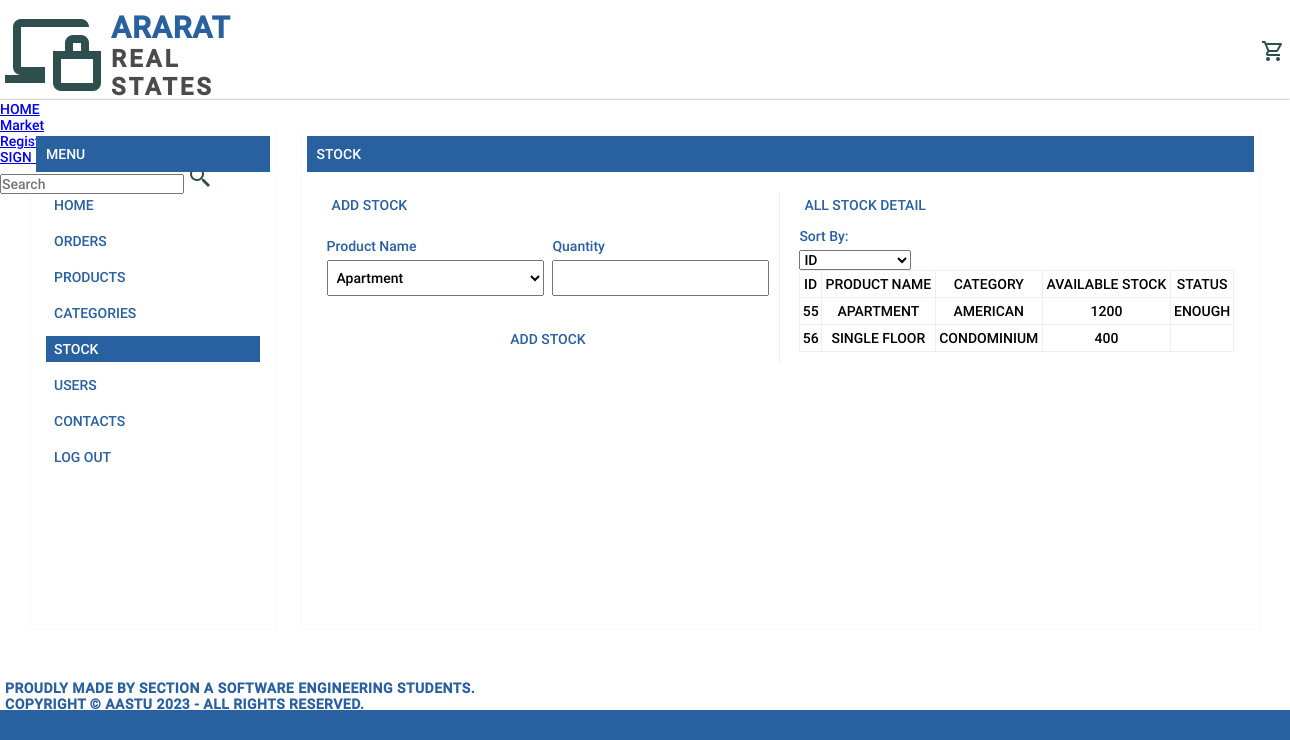
/admin/adminPages/addStock.php (signed in), run on the app's committed database.
### tables this page shows
CREATE TABLE `house` (
  `ID` int(11) NOT NULL,
  `Name` varchar(30) NOT NULL,
  `Category` varchar(20) NOT NULL,
  `Quantity` int(25) NOT NULL,
  `Price` int(25) NOT NULL,
  `rental_price` float NOT NULL,
  `Picture` varchar(300) NOT NULL,
  `Description` mediumtext NOT NULL,
  `long_description` text NOT NULL,
  `Category_ID` int(11) NOT NULL,
  `Creation_time` timestamp NOT NULL DEFAULT current_timestamp(),
  `update_time` timestamp NOT NULL DEFAULT current_timestamp()
);

### admin/adminPages/addStock.php (the view, shortened to what this page needs)
<?php
require_once "../admin_commons/header.php";
?>
<!DOCTYPE html>
<html lang="en">
<head>
    <link rel="stylesheet" type="text/css" href="../css/astyle.css" />
</head>
<body>
<main>
<div class="main-content">
    <div class="sidebar">
        <h3>Menu</h3>
        <ul>
            <li><a href="../index.php">Home</a></li>
            <li><a href="orders.php">Orders</a></li>
            <li><a href="addProduct.php">Products</a></li>
            <li><a href="addCategory.php">Categories</a></li>
            <li><a class="active" href="addStock.php">Stock</a></li>
            <li><a href="users.php">Users</a></li>
            <li><a href="contacts.php">Contacts</a></li>
            <li><a href="../adFunctions/adminLogout.php">Log out</a></li>
        </ul>
    </div>
    <div class="content">
        <h3>Stock</h3>
        <div class="content-data">
            <div class="content-form">
                <form action="addStock.php" method="post">
                    <h4>Add Stock</h4>
                    <div class="form-inline">
                        <div class="form-group">
                            <label>Product Name</label>
                            <select name="stockName">
                                <?php
                                include("../adFunctions/DB_connector.php");
                                if (isset($_GET['stockID'])){
                                    $id = htmlspecialchars(stripslashes(trim($_GET['stockID'])));
                                    $cat="SELECT Name FROM house WHERE ID='$id'";
                                } else {
                                    $cat = "SELECT Name FROM house";
                                }
                                $result = mysqli_query($DB_Connector, $cat);
                                while ($row = mysqli_fetch_assoc($result)){
                                    echo "<option value=".$row['Name'].">".$row['Name']."</option>";
                                }
                                ?>
                            </select>
                        </div>
                        <div class="form-group">
                            <label>Quantity</label>
                            <input type="number" name="addedQuantity" min="10" required>
                        </div>
                    </div>
                    <div class="form-group">
                        <input type="submit" name="addStock" value="Add Stock">
                    </div>
                </form>
            </div>
            <div class="content-detail">
                <h4>All Stock Detail</h4>
                <form method="GET">
                    <label for="sort-by">Sort By:</label>
                    <select name="sort-by" id="sort-by" onchange="this.form.submit()">
                        <option value="ID">ID</option>
                    </select>
                </form>
                <table>
                    <thead>
                    <tr>
                        <th>ID</th>
                        <th>Product Name</th>
                        <th>Category</th>
                        <th>Available Stock</th>
                        <th>Status</th>
                    </tr>
                    </thead>
                    <tbody>
                    <?php
                    $limit = 8;
                    $page = $_GET['page'] ?? 1;
                    $offset = ($page - 1) * $limit;
                    $sortColumn = $_GET['sort-by'] ?? 'ID';
                    $retrieve = "SELECT * FROM house ORDER BY $sortColumn LIMIT $limit OFFSET $offset";
                    $query = mysqli_query($DB_Connector, $retrieve);
                    while ($fetch = mysqli_fetch_assoc($query)) {
                        echo "<tr>";
                        echo "<th>" . $fetch['ID'] . "</th>";
                        echo "<th>" . $fetch['Name'] . "</th>";
                        echo "<th>" . $fetch['Category'] . "</th>";
                        echo "<th>" . $fetch['Quantity'] . "</th>";
                        echo "<th>";
                        if ((int)$fetch['Quantity'] === 0) {
                            echo "EMPTY";
                        } else if ((int)$fetch['Quantity'] <= 200 && (int)$fetch['Quantity'] > 0) {
                            echo "EMPTY";
                        } else if ((int)$fetch['Quantity'] >= 200 && (int)$fetch['Quantity'] <= 500) {
                            echo " ";
                        } else if ((int)$fetch['Quantity'] > 500) {
                            echo "Enough";
                        }
                        echo "</th>";
                        echo "</tr>";
                    }
                    ?>
                    </tbody>
                </table>
            </div>
        </div>
    </div>
    </div>
</main>
<footer>
    <div class="container">
        <div class="footer-bar">
            <div class="copyright-text">
                <p>Proudly made by Section A Software Engineering Students.<br>
              Copyright &copy; AASTU 2023 - All Rights Reserved.<p>
            </div>
        </div>
    </div>
</footer>
</body>
</html>

### admin/css/astyle.css (style rules this page uses)
:root { --khaki: #ffffff; --khakiDark: #4b4b4b; --darkStaleGray: #29609f; --white: #FFFFFF; }
* { padding: 0; margin: 0; font-family: Roboto; font-size: 14px; font-weight: normal; box-sizing: border-box; }
body { width: 100%; height: 100vh; background-color: var(--darkStaleGray); }
.container { width: 1280px; margin: 0 auto; }
main { background-color: var(--white); padding: 30px; box-shadow: 0 0 2px #808080; }
main .main-content { display: flex; justify-content: space-between; }
main .main-content h3 { background-color: var(--darkStaleGray); color: var(--khaki); text-transform: uppercase; padding: 10px; }
main .sidebar { width: 20%; min-height: 500px; padding: 5px; border: 1px solid rgba(236, 240, 241,0.3); }
main .sidebar ul { list-style: none; padding: 10px; }
main .sidebar ul li { margin-bottom: 5px; }
main .sidebar ul li a { color: var(--darkStaleGray); text-transform: uppercase; text-decoration: none; padding: 5px 8px; margin-top: 10px; display: block; }
.active, main .sidebar ul li a:hover { background-color: var(--darkStaleGray); color: var(--khaki) !important; }
main .content { width: 78%; padding: 5px; border: 1px solid rgba(236, 240, 241,0.3); }
main .content .content-data { padding: 20px; display: flex; justify-content: space-between; }
main .content .content-data .content-form { width: 50%; border-right: 1px solid #eee; padding-right: 10px; }
main .content .content-data .content-detail { width: 49%; height: 100%; padding-left: 10px; }
main h4 { display: block; color: var(--darkStaleGray); background-color: var(--khaki); text-transform: uppercase; padding: 5px; margin-bottom: 10px; }
main form .form-group { margin: 10px 0; width: 100%; }
main form label { color: var(--darkStaleGray); display: block; margin-bottom: 6px; }
main form .form-group input, main form .form-group select, main form .form-group textarea { width: 100%; padding: 8px 5px }
main form .form-inline { display: flex; justify-content: space-between; }
main form .form-inline .form-group { width: 49%; }
main form input[type="submit"] { background-color: var(--khaki); color: var(--darkStaleGray); text-transform: uppercase; text-decoration: none; text-align: center; padding: 5px 8px; margin-top: 20px; display: block; border: none; cursor: pointer; width: 100%; }
main table { width: 100%; border: 1px solid #eee; border-collapse: collapse; }
main table th { text-transform: uppercase; }
main table td, main table th { border: 1px solid #eee; text-align: center; padding: 5px 2px; }
footer { height: 50px; background-color: var(--khaki); }
footer .footer-bar .copyright-text p { color: var(--darkStaleGray); text-transform: uppercase; letter-spacing: 0.5px; font-weight: bold; padding-top: 20px; }

### data on the page
house: ID "55", Name "APARTMENT", Category "AMERICAN", Quantity "1200", shows "ENOUGH"
house: ID "56", Name "SINGLE FLOOR", Category "CONDOMINIUM", Quantity "400"

### other printed values
form field stockName "Apartment"
